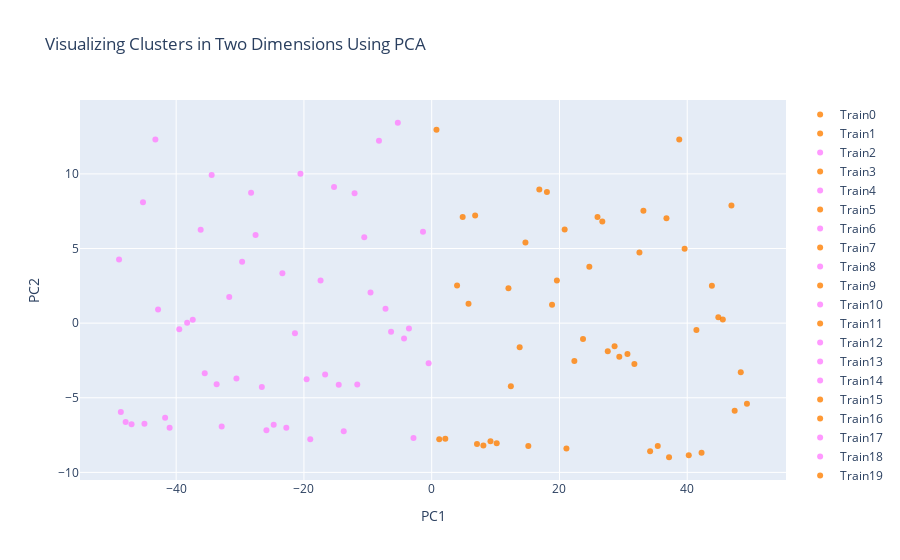

Notebook code for this chart:
### Code cell
#for i in range(1, len(df.columns)):
#    col_name = 'S'+ str(i)
#    fig.add_trace(go.Scatter(x=df['DateTime'], y=df[col_name],
#                        mode='lines', # 'lines' or 'markers'
#                        name=col_name))
trains_cluster = []
colors = ['rgba(255, 128, 255, 0.8)', 'rgba(255, 128, 2, 0.8)', 'rgba(0, 255, 200, 0.8)','rgba(255, 55, 0, 0.8)']
#colors = ['rgba(255, 128, 255, 0.8)', 'rgba(255, 128, 2, 0.8)', 'rgba(0, 255, 200, 0.8)']

for i in range(100):
    trains_cluster.append(go.Scatter(
        x = [fA["PC1_2d"][i]],
        y = [fA["PC2_2d"][i]],
        mode = "markers",
        name = fA['Train'][i],
        marker = dict(color = colors[int(fA[0][i])]),
        #text = cat_country[i+1]
    ))
    
title = "Visualizing Clusters in One Dimension Using PCA"

data = trains_cluster #, trace4]

title = "Visualizing Clusters in Two Dimensions Using PCA"

layout = dict(title = title,
              xaxis= dict(title= 'PC1',ticklen= 5,zeroline= False),
              yaxis= dict(title= 'PC2',ticklen= 5,zeroline= False)
             )

fig = dict(data = data, layout = layout)

iplot(fig)

### Figure 1 — Plotly figure (JSON) as saved in the notebook; plotly's stock layout.template omitted (floating-point values rounded to 4 significant figures)
{"data": [{"marker": {"color": "rgba(255, 128, 2, 0.8)"}, "mode": "markers", "name": "Train0", "type": "scatter", "x": [12.39], "y": [-4.226]}, {"marker": {"color": "rgba(255, 128, 2, 0.8)"}, "mode": "markers", "name": "Train1", "type": "scatter", "x": [49.35], "y": [-5.4]}, {"marker": {"color": "rgba(255, 128, 255, 0.8)"}, "mode": "markers", "name": "Train2", "type": "scatter", "x": [-5.301], "y": [13.43]}, {"marker": {"color": "rgba(255, 128, 2, 0.8)"}, "mode": "markers", "name": "Train3", "type": "scatter", "x": [44.87], "y": [0.3989]}, {"marker": {"color": "rgba(255, 128, 255, 0.8)"}, "mode": "markers", "name": "Train4", "type": "scatter", "x": [-44.96], "y": [-6.747]}, {"marker": {"color": "rgba(255, 128, 2, 0.8)"}, "mode": "markers", "name": "Train5", "type": "scatter", "x": [6.801], "y": [7.216]}, {"marker": {"color": "rgba(255, 128, 255, 0.8)"}, "mode": "markers", "name": "Train6", "type": "scatter", "x": [-45.19], "y": [8.103]}, {"marker": {"color": "rgba(255, 128, 2, 0.8)"}, "mode": "markers", "name": "Train7", "type": "scatter", "x": [8.087], "y": [-8.203]}, {"marker": {"color": "rgba(255, 128, 255, 0.8)"}, "mode": "markers", "name": "Train8", "type": "scatter", "x": [-11.65], "y": [-4.115]}, {"marker": {"color": "rgba(255, 128, 2, 0.8)"}, "mode": "markers", "name": "Train9", "type": "scatter", "x": [45.57], "y": [0.2421]}, {"marker": {"color": "rgba(255, 128, 255, 0.8)"}, "mode": "markers", "name": "Train10", "type": "scatter", "x": [-39.51], "y": [-0.4104]}, {"marker": {"color": "rgba(255, 128, 2, 0.8)"}, "mode": "markers", "name": "Train11", "type": "scatter", "x": [13.77], "y": [-1.623]}, {"marker": {"color": "rgba(255, 128, 255, 0.8)"}, "mode": "markers", "name": "Train12", "type": "scatter", "x": [-46.98], "y": [-6.774]}, {"marker": {"color": "rgba(255, 128, 255, 0.8)"}, "mode": "markers", "name": "Train13", "type": "scatter", "x": [-10.55], "y": [5.75]}, {"marker": {"color": "rgba(255, 128, 255, 0.8)"}, "mode": "markers", "name": "Train14", "type": "scatter", "x": [-20.55], "y": [10.01]}, {"marker": {"color": "rgba(255, 128, 2, 0.8)"}, "mode": "markers", "name": "Train15", "type": "scatter", "x": [21.09], "y": [-8.406]}, {"marker": {"color": "rgba(255, 128, 2, 0.8)"}, "mode": "markers", "name": "Train16", "type": "scatter", "x": [47.42], "y": [-5.868]}, {"marker": {"color": "rgba(255, 128, 255, 0.8)"}, "mode": "markers", "name": "Train17", "type": "scatter", "x": [-30.56], "y": [-3.708]}, {"marker": {"color": "rgba(255, 128, 255, 0.8)"}, "mode": "markers", "name": "Train18", "type": "scatter", "x": [-14.55], "y": [-4.122]}, {"marker": {"color": "rgba(255, 128, 2, 0.8)"}, "mode": "markers", "name": "Train19", "type": "scatter", "x": [0.7477], "y": [12.96]}, {"marker": {"color": "rgba(255, 128, 255, 0.8)"}, "mode": "markers", "name": "Train20", "type": "scatter", "x": [-32.87], "y": [-6.919]}, {"marker": {"color": "rgba(255, 128, 255, 0.8)"}, "mode": "markers", "name": "Train21", "type": "scatter", "x": [-47.91], "y": [-6.627]}, {"marker": {"color": "rgba(255, 128, 255, 0.8)"}, "mode": "markers", "name": "Train22", "type": "scatter", "x": [-41.73], "y": [-6.338]}, {"marker": {"color": "rgba(255, 128, 2, 0.8)"}, "mode": "markers", "name": "Train23", "type": "scatter", "x": [26.71], "y": [6.818]}, {"marker": {"color": "rgba(255, 128, 2, 0.8)"}, "mode": "markers", "name": "Train24", "type": "scatter", "x": [16.85], "y": [8.956]}, {"marker": {"color": "rgba(255, 128, 2, 0.8)"}, "mode": "markers", "name": "Train25", "type": "scatter", "x": [7.089], "y": [-8.1]}, {"marker": {"color": "rgba(255, 128, 2, 0.8)"}, "mode": "markers", "name": "Train26", "type": "scatter", "x": [3.973], "y": [2.518]}, {"marker": {"color": "rgba(255, 128, 2, 0.8)"}, "mode": "markers", "name": "Train27", "type": "scatter", "x": [42.24], "y": [-8.692]}, {"marker": {"color": "rgba(255, 128, 2, 0.8)"}, "mode": "markers", "name": "Train28", "type": "scatter", "x": [37.15], "y": [-8.986]}, {"marker": {"color": "rgba(255, 128, 255, 0.8)"}, "mode": "markers", "name": "Train29", "type": "scatter", "x": [-15.28], "y": [9.129]}, {"marker": {"color": "rgba(255, 128, 2, 0.8)"}, "mode": "markers", "name": "Train30", "type": "scatter", "x": [38.75], "y": [12.31]}, {"marker": {"color": "rgba(255, 128, 255, 0.8)"}, "mode": "markers", "name": "Train31", "type": "scatter", "x": [-31.69], "y": [1.749]}, {"marker": {"color": "rgba(255, 128, 2, 0.8)"}, "mode": "markers", "name": "Train32", "type": "scatter", "x": [41.44], "y": [-0.4606]}, {"marker": {"color": "rgba(255, 128, 255, 0.8)"}, "mode": "markers", "name": "Train33", "type": "scatter", "x": [-41.02], "y": [-7.003]}, {"marker": {"color": "rgba(255, 128, 2, 0.8)"}, "mode": "markers", "name": "Train34", "type": "scatter", "x": [25.96], "y": [7.115]}, {"marker": {"color": "rgba(255, 128, 2, 0.8)"}, "mode": "markers", "name": "Train35", "type": "scatter", "x": [40.24], "y": [-8.845]}, {"marker": {"color": "rgba(255, 128, 2, 0.8)"}, "mode": "markers", "name": "Train36", "type": "scatter", "x": [24.68], "y": [3.777]}, {"marker": {"color": "rgba(255, 128, 2, 0.8)"}, "mode": "markers", "name": "Train37", "type": "scatter", "x": [36.75], "y": [7.032]}, {"marker": {"color": "rgba(255, 128, 2, 0.8)"}, "mode": "markers", "name": "Train38", "type": "scatter", "x": [5.763], "y": [1.296]}, {"marker": {"color": "rgba(255, 128, 255, 0.8)"}, "mode": "markers", "name": "Train39", "type": "scatter", "x": [-28.27], "y": [8.736]}, {"marker": {"color": "rgba(255, 128, 255, 0.8)"}, "mode": "markers", "name": "Train40", "type": "scatter", "x": [-38.28], "y": [0.03443]}, {"marker": {"color": "rgba(255, 128, 255, 0.8)"}, "mode": "markers", "name": "Train41", "type": "scatter", "x": [-24.73], "y": [-6.804]}, {"marker": {"color": "rgba(255, 128, 255, 0.8)"}, "mode": "markers", "name": "Train42", "type": "scatter", "x": [-48.94], "y": [4.264]}, {"marker": {"color": "rgba(255, 128, 2, 0.8)"}, "mode": "markers", "name": "Train43", "type": "scatter", "x": [18.03], "y": [8.791]}, {"marker": {"color": "rgba(255, 128, 2, 0.8)"}, "mode": "markers", "name": "Train44", "type": "scatter", "x": [28.63], "y": [-1.543]}, {"marker": {"color": "rgba(255, 128, 255, 0.8)"}, "mode": "markers", "name": "Train45", "type": "scatter", "x": [-16.68], "y": [-3.445]}, {"marker": {"color": "rgba(255, 128, 2, 0.8)"}, "mode": "markers", "name": "Train46", "type": "scatter", "x": [39.59], "y": [4.988]}, {"marker": {"color": "rgba(255, 128, 255, 0.8)"}, "mode": "markers", "name": "Train47", "type": "scatter", "x": [-9.577], "y": [2.061]}, {"marker": {"color": "rgba(255, 128, 255, 0.8)"}, "mode": "markers", "name": "Train48", "type": "scatter", "x": [-26.59], "y": [-4.277]}, {"marker": {"color": "rgba(255, 128, 255, 0.8)"}, "mode": "markers", "name": "Train49", "type": "scatter", "x": [-29.67], "y": [4.115]}, {"marker": {"color": "rgba(255, 128, 2, 0.8)"}, "mode": "markers", "name": "Train50", "type": "scatter", "x": [14.68], "y": [5.399]}, {"marker": {"color": "rgba(255, 128, 2, 0.8)"}, "mode": "markers", "name": "Train51", "type": "scatter", "x": [10.17], "y": [-8.044]}, {"marker": {"color": "rgba(255, 128, 255, 0.8)"}, "mode": "markers", "name": "Train52", "type": "scatter", "x": [-22.76], "y": [-7.011]}, {"marker": {"color": "rgba(255, 128, 2, 0.8)"}, "mode": "markers", "name": "Train53", "type": "scatter", "x": [29.37], "y": [-2.25]}, {"marker": {"color": "rgba(255, 128, 255, 0.8)"}, "mode": "markers", "name": "Train54", "type": "scatter", "x": [-12.07], "y": [8.701]}, {"marker": {"color": "rgba(255, 128, 2, 0.8)"}, "mode": "markers", "name": "Train55", "type": "scatter", "x": [15.12], "y": [-8.233]}, {"marker": {"color": "rgba(255, 128, 255, 0.8)"}, "mode": "markers", "name": "Train56", "type": "scatter", "x": [-4.329], "y": [-1.033]}, {"marker": {"color": "rgba(255, 128, 2, 0.8)"}, "mode": "markers", "name": "Train57", "type": "scatter", "x": [33.14], "y": [7.525]}, {"marker": {"color": "rgba(255, 128, 255, 0.8)"}, "mode": "markers", "name": "Train58", "type": "scatter", "x": [-23.37], "y": [3.341]}, {"marker": {"color": "rgba(255, 128, 255, 0.8)"}, "mode": "markers", "name": "Train59", "type": "scatter", "x": [-1.363], "y": [6.119]}, {"marker": {"color": "rgba(255, 128, 2, 0.8)"}, "mode": "markers", "name": "Train60", "type": "scatter", "x": [12.01], "y": [2.333]}, {"marker": {"color": "rgba(255, 128, 255, 0.8)"}, "mode": "markers", "name": "Train61", "type": "scatter", "x": [-43.25], "y": [12.31]}, {"marker": {"color": "rgba(255, 128, 255, 0.8)"}, "mode": "markers", "name": "Train62", "type": "scatter", "x": [-42.83], "y": [0.9111]}, {"marker": {"color": "rgba(255, 128, 2, 0.8)"}, "mode": "markers", "name": "Train63", "type": "scatter", "x": [27.56], "y": [-1.878]}, {"marker": {"color": "rgba(255, 128, 2, 0.8)"}, "mode": "markers", "name": "Train64", "type": "scatter", "x": [48.38], "y": [-3.298]}, {"marker": {"color": "rgba(255, 128, 255, 0.8)"}, "mode": "markers", "name": "Train65", "type": "scatter", "x": [-19.58], "y": [-3.765]}, {"marker": {"color": "rgba(255, 128, 255, 0.8)"}, "mode": "markers", "name": "Train66", "type": "scatter", "x": [-33.66], "y": [-4.097]}, {"marker": {"color": "rgba(255, 128, 255, 0.8)"}, "mode": "markers", "name": "Train67", "type": "scatter", "x": [-19.01], "y": [-7.774]}, {"marker": {"color": "rgba(255, 128, 2, 0.8)"}, "mode": "markers", "name": "Train68", "type": "scatter", "x": [31.73], "y": [-2.736]}, {"marker": {"color": "rgba(255, 128, 255, 0.8)"}, "mode": "markers", "name": "Train69", "type": "scatter", "x": [-35.53], "y": [-3.357]}, {"marker": {"color": "rgba(255, 128, 255, 0.8)"}, "mode": "markers", "name": "Train70", "type": "scatter", "x": [-3.561], "y": [-0.3642]}, {"marker": {"color": "rgba(255, 128, 255, 0.8)"}, "mode": "markers", "name": "Train71", "type": "scatter", "x": [-17.4], "y": [2.863]}, {"marker": {"color": "rgba(255, 128, 255, 0.8)"}, "mode": "markers", "name": "Train72", "type": "scatter", "x": [-7.23], "y": [0.9651]}, {"marker": {"color": "rgba(255, 128, 2, 0.8)"}, "mode": "markers", "name": "Train73", "type": "scatter", "x": [43.86], "y": [2.508]}, {"marker": {"color": "rgba(255, 128, 2, 0.8)"}, "mode": "markers", "name": "Train74", "type": "scatter", "x": [30.64], "y": [-2.067]}, {"marker": {"color": "rgba(255, 128, 2, 0.8)"}, "mode": "markers", "name": "Train75", "type": "scatter", "x": [9.204], "y": [-7.915]}, {"marker": {"color": "rgba(255, 128, 255, 0.8)"}, "mode": "markers", "name": "Train76", "type": "scatter", "x": [-2.85], "y": [-7.689]}, {"marker": {"color": "rgba(255, 128, 255, 0.8)"}, "mode": "markers", "name": "Train77", "type": "scatter", "x": [-48.66], "y": [-5.955]}, {"marker": {"color": "rgba(255, 128, 255, 0.8)"}, "mode": "markers", "name": "Train78", "type": "scatter", "x": [-36.16], "y": [6.261]}, {"marker": {"color": "rgba(255, 128, 255, 0.8)"}, "mode": "markers", "name": "Train79", "type": "scatter", "x": [-34.44], "y": [9.931]}, {"marker": {"color": "rgba(255, 128, 2, 0.8)"}, "mode": "markers", "name": "Train80", "type": "scatter", "x": [20.81], "y": [6.281]}, {"marker": {"color": "rgba(255, 128, 2, 0.8)"}, "mode": "markers", "name": "Train81", "type": "scatter", "x": [18.84], "y": [1.228]}, {"marker": {"color": "rgba(255, 128, 255, 0.8)"}, "mode": "markers", "name": "Train82", "type": "scatter", "x": [-13.77], "y": [-7.242]}, {"marker": {"color": "rgba(255, 128, 2, 0.8)"}, "mode": "markers", "name": "Train83", "type": "scatter", "x": [4.85], "y": [7.105]}, {"marker": {"color": "rgba(255, 128, 2, 0.8)"}, "mode": "markers", "name": "Train84", "type": "scatter", "x": [22.33], "y": [-2.543]}, {"marker": {"color": "rgba(255, 128, 255, 0.8)"}, "mode": "markers", "name": "Train85", "type": "scatter", "x": [-8.253], "y": [12.23]}, {"marker": {"color": "rgba(255, 128, 255, 0.8)"}, "mode": "markers", "name": "Train86", "type": "scatter", "x": [-27.57], "y": [5.91]}, {"marker": {"color": "rgba(255, 128, 255, 0.8)"}, "mode": "markers", "name": "Train87", "type": "scatter", "x": [-6.361], "y": [-0.5842]}, {"marker": {"color": "rgba(255, 128, 255, 0.8)"}, "mode": "markers", "name": "Train88", "type": "scatter", "x": [-21.41], "y": [-0.6739]}, {"marker": {"color": "rgba(255, 128, 2, 0.8)"}, "mode": "markers", "name": "Train89", "type": "scatter", "x": [46.92], "y": [7.888]}, {"marker": {"color": "rgba(255, 128, 255, 0.8)"}, "mode": "markers", "name": "Train90", "type": "scatter", "x": [-0.478], "y": [-2.689]}, {"marker": {"color": "rgba(255, 128, 2, 0.8)"}, "mode": "markers", "name": "Train91", "type": "scatter", "x": [2.129], "y": [-7.749]}, {"marker": {"color": "rgba(255, 128, 2, 0.8)"}, "mode": "markers", "name": "Train92", "type": "scatter", "x": [19.6], "y": [2.864]}, {"marker": {"color": "rgba(255, 128, 255, 0.8)"}, "mode": "markers", "name": "Train93", "type": "scatter", "x": [-25.87], "y": [-7.182]}, {"marker": {"color": "rgba(255, 128, 255, 0.8)"}, "mode": "markers", "name": "Train94", "type": "scatter", "x": [-37.4], "y": [0.2287]}, {"marker": {"color": "rgba(255, 128, 2, 0.8)"}, "mode": "markers", "name": "Train95", "type": "scatter", "x": [35.39], "y": [-8.236]}, {"marker": {"color": "rgba(255, 128, 2, 0.8)"}, "mode": "markers", "name": "Train96", "type": "scatter", "x": [32.52], "y": [4.732]}, {"marker": {"color": "rgba(255, 128, 2, 0.8)"}, "mode": "markers", "name": "Train97", "type": "scatter", "x": [23.69], "y": [-1.064]}, {"marker": {"color": "rgba(255, 128, 2, 0.8)"}, "mode": "markers", "name": "Train98", "type": "scatter", "x": [34.19], "y": [-8.586]}, {"marker": {"color": "rgba(255, 128, 2, 0.8)"}, "mode": "markers", "name": "Train99", "type": "scatter", "x": [1.181], "y": [-7.773]}], "layout": {"autosize": true, "title": {"text": "Visualizing Clusters in Two Dimensions Using PCA"}, "xaxis": {"autorange": true, "range": [-55.11, 55.51], "ticklen": 5, "title": {"text": "PC1"}, "type": "linear", "zeroline": false}, "yaxis": {"autorange": true, "range": [-10.84, 15.28], "ticklen": 5, "title": {"text": "PC2"}, "type": "linear", "zeroline": false}}}
